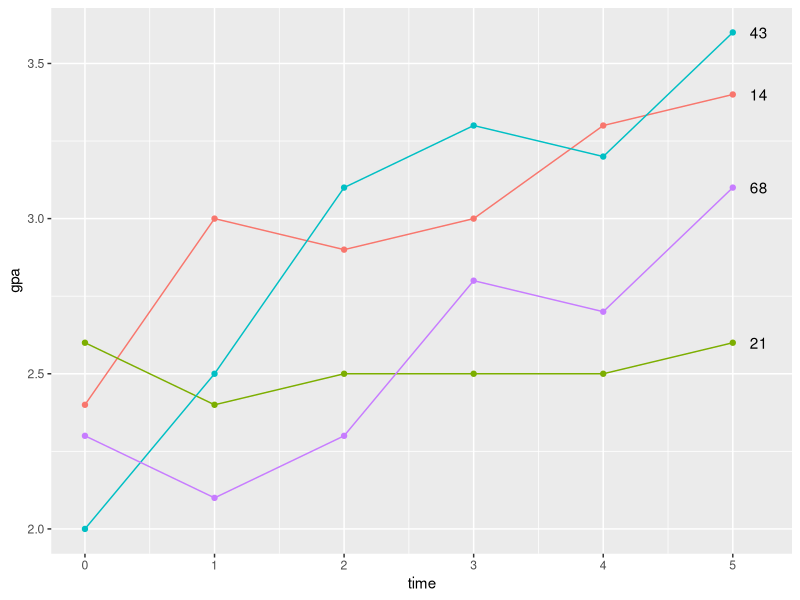
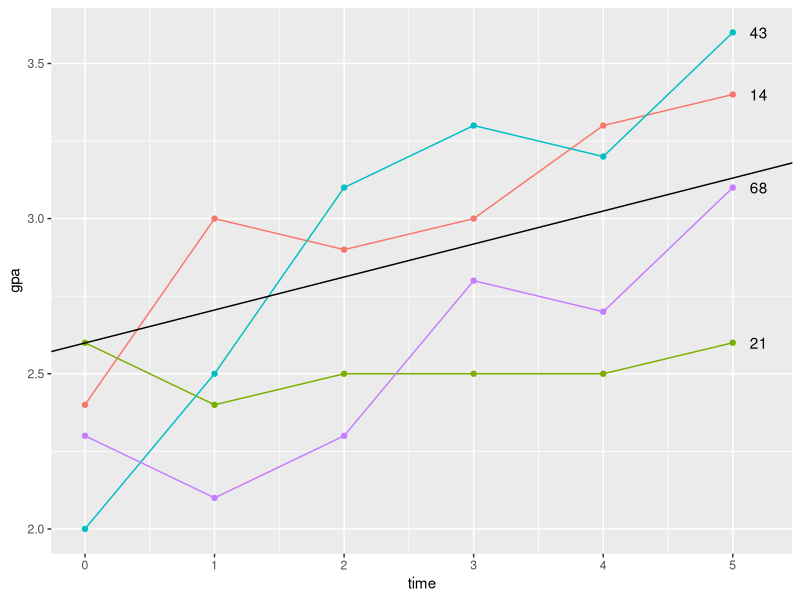
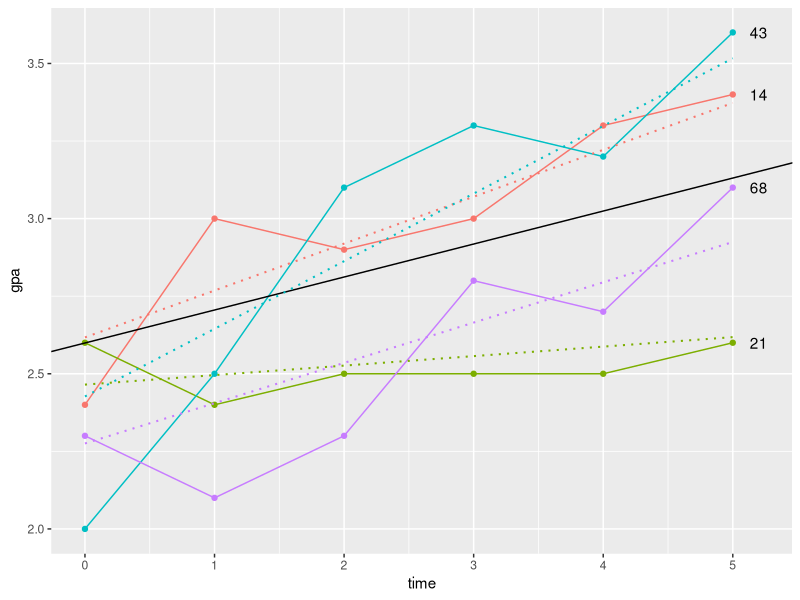

Reproduce these figures in R, in order.
## ---- chunk 1
knitr::opts_chunk$set(echo = TRUE)
knitr::opts_chunk$set(message=FALSE)
options(knitr.kable.NA = '')

## ---- chunk 2
# Sammlung von Paketen, viel zu Datenmanipulation
library("tidyverse")
# Für die Berechnung der Multilevel Modelle
library("nlme")
# Für die Weiterverarbeitung der Ergebnisse des Pakets nlme
library("broom.mixed")
# Wird einmal für die Darstellung einer Tabelle benötigt
library("kableExtra")
## ---- chunk 3
gpa_data <- read.csv2(file = "./data/gpa2.csv")
head(gpa_data)
str(gpa_data)
## ---- chunk 4
gpa_data <- select(gpa_data, student, sex, starts_with("gpa"))
gpa_data <- rename(gpa_data, student_id = student)
head(gpa_data)
## ---- chunk 5
gpa_data_long <- pivot_longer(gpa_data, 
                              cols = starts_with("gpa"),
                              names_to = "time",
                              values_to = "gpa")
gpa_data_long
## ---- chunk 6
gpa_data_long <- gpa_data_long%>%
  group_by(student_id)%>%
  mutate(time = 1:n()-1)
print(gpa_data_long, n = 15)
## ---- chunk 7
gpa_subsample <- gpa_data_long%>%
  filter(student_id %in% c(14, 21, 43, 68))
gpa_subsample

graph_cases <- ggplot(gpa_subsample, aes(x = time, y = gpa, group = student_id)) +
               # Angabe, dass die Werte als Linien dargestellt werden sollen
               geom_line(aes(color = as.factor(student_id))) +
               # Die Werte der Personen sollen zusätzlich als Punkte dargestellt werden
               geom_point(aes(color = as.factor(student_id))) +
               # Die Gerade sollen mit der ID beschriftet werden
               geom_text(data = filter(gpa_subsample, time == last(time)),
                         aes(label = as.factor(student_id)),
                         position = position_nudge(x = 0.2),
                         check_overlap = TRUE) +
               theme(legend.position = "none")
graph_cases
## ---- chunk 8
mod1 <- lme(gpa ~ time, random = ~ 1 + time | student_id, data = gpa_data_long)
summary(mod1)
## ---- chunk 9
mod1_coef <- tidy(mod1, conf.int = TRUE, conf.level = 0.95)
kbl(mod1_coef, digits = 2) %>%
  kable_styling(bootstrap_options = "striped")
## ---- chunk 10
fix_intercept <- summary(mod1)$coef$fixed[[1]]
fix_slope <- summary(mod1)$coef$fixed[[2]]

graph_fixed <- graph_cases +
               geom_abline(intercept = fix_intercept, slope = fix_slope)
graph_fixed
## ---- chunk 11
mod1_data <- augment(mod1)
mod1_data
## ---- chunk 12
mod1_subsample <- filter(mod1_data, student_id %in% c(14, 21, 43, 68))
mod1_subsample

graph_indi <- graph_fixed +
              geom_line(data = mod1_subsample,
                        aes(x = time, y = .fitted,
                            color = as.factor(student_id)),
                        linetype = "dotted",
                        size = 0.7)
graph_indi
